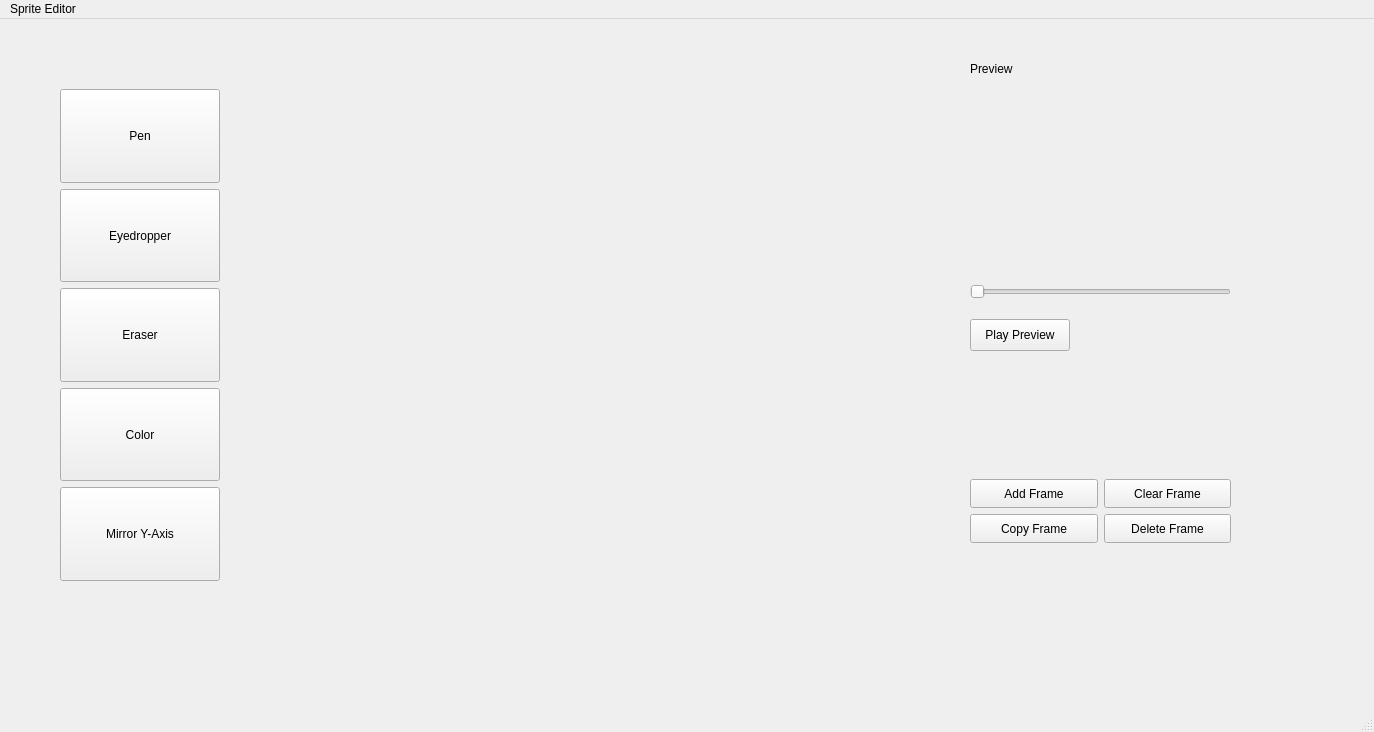
<?xml version="1.0" encoding="UTF-8"?>
<ui version="4.0">
 <class>MainWindow</class>
 <widget class="QMainWindow" name="MainWindow">
  <property name="geometry">
   <rect>
    <x>0</x>
    <y>0</y>
    <width>1374</width>
    <height>732</height>
   </rect>
  </property>
  <property name="windowTitle">
   <string>MainWindow</string>
  </property>
  <widget class="QWidget" name="centralwidget">
   <widget class="QWidget" name="verticalLayoutWidget">
    <property name="geometry">
     <rect>
      <x>60</x>
      <y>70</y>
      <width>160</width>
      <height>591</height>
     </rect>
    </property>
    <layout class="QVBoxLayout" name="verticalLayout">
     <property name="sizeConstraint">
      <enum>QLayout::SizeConstraint::SetNoConstraint</enum>
     </property>
     <item>
      <widget class="QPushButton" name="penButton">
       <property name="sizePolicy">
        <sizepolicy hsizetype="Minimum" vsizetype="Ignored">
         <horstretch>0</horstretch>
         <verstretch>0</verstretch>
        </sizepolicy>
       </property>
       <property name="text">
        <string>Pen</string>
       </property>
      </widget>
     </item>
     <item>
      <widget class="QPushButton" name="eyedropperBtn">
       <property name="sizePolicy">
        <sizepolicy hsizetype="Minimum" vsizetype="Ignored">
         <horstretch>0</horstretch>
         <verstretch>0</verstretch>
        </sizepolicy>
       </property>
       <property name="text">
        <string>Eyedropper</string>
       </property>
      </widget>
     </item>
     <item>
      <widget class="QPushButton" name="eraserBtn">
       <property name="sizePolicy">
        <sizepolicy hsizetype="Minimum" vsizetype="Preferred">
         <horstretch>0</horstretch>
         <verstretch>0</verstretch>
        </sizepolicy>
       </property>
       <property name="text">
        <string>Eraser</string>
       </property>
      </widget>
     </item>
     <item>
      <widget class="QPushButton" name="colorBtn">
       <property name="sizePolicy">
        <sizepolicy hsizetype="Minimum" vsizetype="Preferred">
         <horstretch>0</horstretch>
         <verstretch>0</verstretch>
        </sizepolicy>
       </property>
       <property name="text">
        <string>Color</string>
       </property>
      </widget>
     </item>
     <item>
      <widget class="QPushButton" name="mirrorBtn">
       <property name="sizePolicy">
        <sizepolicy hsizetype="Minimum" vsizetype="Preferred">
         <horstretch>0</horstretch>
         <verstretch>0</verstretch>
        </sizepolicy>
       </property>
       <property name="text">
        <string>Mirror Y-Axis</string>
       </property>
      </widget>
     </item>
     <item>
      <widget class="QLabel" name="currentColor">
       <property name="text">
        <string/>
       </property>
      </widget>
     </item>
    </layout>
   </widget>
   <widget class="QWidget" name="horizontalLayoutWidget">
    <property name="geometry">
     <rect>
      <x>250</x>
      <y>529</y>
      <width>981</width>
      <height>131</height>
     </rect>
    </property>
    <layout class="QHBoxLayout" name="frameManagerLayout"/>
   </widget>
   <widget class="QWidget" name="verticalLayoutWidget_2">
    <property name="geometry">
     <rect>
      <x>969</x>
      <y>70</y>
      <width>261</width>
      <height>181</height>
     </rect>
    </property>
    <layout class="QVBoxLayout" name="previewLayout">
     <property name="sizeConstraint">
      <enum>QLayout::SizeConstraint::SetFixedSize</enum>
     </property>
    </layout>
   </widget>
   <widget class="QWidget" name="horizontalLayoutWidget_2">
    <property name="geometry">
     <rect>
      <x>970</x>
      <y>460</y>
      <width>261</width>
      <height>64</height>
     </rect>
    </property>
    <layout class="QHBoxLayout" name="horizontalLayout">
     <item>
      <layout class="QVBoxLayout" name="addFrameVertLayout">
       <item>
        <widget class="QPushButton" name="addFrameBtn">
         <property name="sizePolicy">
          <sizepolicy hsizetype="Preferred" vsizetype="Preferred">
           <horstretch>0</horstretch>
           <verstretch>0</verstretch>
          </sizepolicy>
         </property>
         <property name="text">
          <string>Add Frame</string>
         </property>
        </widget>
       </item>
       <item>
        <widget class="QPushButton" name="copyBtn">
         <property name="sizePolicy">
          <sizepolicy hsizetype="Preferred" vsizetype="Preferred">
           <horstretch>0</horstretch>
           <verstretch>0</verstretch>
          </sizepolicy>
         </property>
         <property name="text">
          <string>Copy Frame</string>
         </property>
        </widget>
       </item>
      </layout>
     </item>
     <item>
      <layout class="QVBoxLayout" name="deleteFrameVertLayout">
       <item>
        <widget class="QPushButton" name="clearBtn">
         <property name="sizePolicy">
          <sizepolicy hsizetype="Minimum" vsizetype="Preferred">
           <horstretch>0</horstretch>
           <verstretch>0</verstretch>
          </sizepolicy>
         </property>
         <property name="text">
          <string>Clear Frame</string>
         </property>
        </widget>
       </item>
       <item>
        <widget class="QPushButton" name="deleteBtn">
         <property name="sizePolicy">
          <sizepolicy hsizetype="Preferred" vsizetype="Preferred">
           <horstretch>0</horstretch>
           <verstretch>0</verstretch>
          </sizepolicy>
         </property>
         <property name="text">
          <string>Delete Frame</string>
         </property>
        </widget>
       </item>
      </layout>
     </item>
    </layout>
   </widget>
   <widget class="QLabel" name="label">
    <property name="geometry">
     <rect>
      <x>970</x>
      <y>40</y>
      <width>51</width>
      <height>20</height>
     </rect>
    </property>
    <property name="text">
     <string>Preview</string>
    </property>
   </widget>
   <widget class="QWidget" name="verticalLayoutWidget_4">
    <property name="geometry">
     <rect>
      <x>250</x>
      <y>70</y>
      <width>711</width>
      <height>441</height>
     </rect>
    </property>
    <layout class="QVBoxLayout" name="frameLayout">
     <property name="sizeConstraint">
      <enum>QLayout::SizeConstraint::SetFixedSize</enum>
     </property>
    </layout>
   </widget>
   <widget class="QSlider" name="frameRateSlider">
    <property name="geometry">
     <rect>
      <x>970</x>
      <y>260</y>
      <width>261</width>
      <height>25</height>
     </rect>
    </property>
    <property name="orientation">
     <enum>Qt::Orientation::Horizontal</enum>
    </property>
   </widget>
   <widget class="QPushButton" name="playPreviewBtn">
    <property name="geometry">
     <rect>
      <x>970</x>
      <y>300</y>
      <width>100</width>
      <height>32</height>
     </rect>
    </property>
    <property name="text">
     <string>Play Preview</string>
    </property>
   </widget>
  </widget>
  <widget class="QStatusBar" name="statusbar"/>
  <widget class="QMenuBar" name="menubar">
   <property name="geometry">
    <rect>
     <x>0</x>
     <y>0</y>
     <width>1374</width>
     <height>24</height>
    </rect>
   </property>
   <widget class="QMenu" name="menuSprite_Editor">
    <property name="title">
     <string>Sprite Editor</string>
    </property>
    <addaction name="actionOpen_File"/>
    <addaction name="actionSave_File"/>
    <addaction name="actionNew_Sprite"/>
   </widget>
   <addaction name="menuSprite_Editor"/>
  </widget>
  <action name="actionOpen_File">
   <property name="text">
    <string>Open File</string>
   </property>
  </action>
  <action name="actionSave_File">
   <property name="text">
    <string>Save File</string>
   </property>
  </action>
  <action name="actionNew_Sprite">
   <property name="text">
    <string>New Sprite</string>
   </property>
  </action>
 </widget>
 <resources/>
 <connections/>
</ui>
